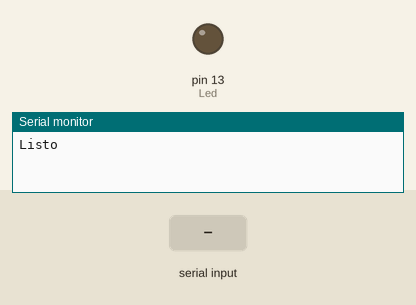
Simulated run of this sketch. Board: Arduino Uno, built with avr-gcc and run on an emulated ATmega328P. Parts: output pins drawn as LEDs (lit = HIGH), the last lines printed to the serial monitor. The test bench sets the inputs (shaded band).

Above: at 1.2 s.
1.3 s: "1" received over the second serial link
At 2.2 s:
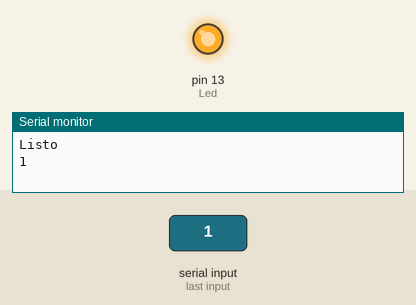
2.8 s: "2" received over the second serial link
At 3.3 s:
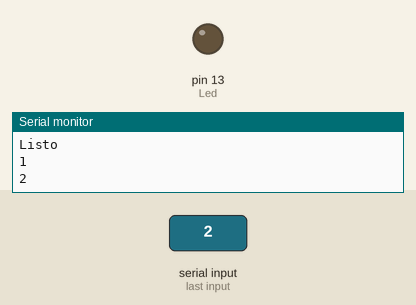
Timing chart, 0 to 5.8 s (numbered marks = the images above; inputs shaded):
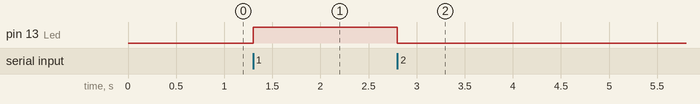

Measured:
- after the input at 1.3 s, pin 13 (Led): LOW → HIGH at once
- after the input at 2.8 s, pin 13 (Led): HIGH → LOW at once

The sketch:

Bluethoot_Configurar.ino
```cpp
#include <SoftwareSerial.h>

#define Led 13

SoftwareSerial BT(10,11);

char dato;

void setup() {
  Serial.begin(9600);
  Serial.println("Listo");
  BT.begin(9600);
  pinMode(Led, OUTPUT);
}

void loop() {
  if(BT.available()){
    dato = BT.read();
    Serial.println(dato);

    if(dato == '1')
      digitalWrite(Led, HIGH);

      if(dato == '2')
      digitalWrite(Led, LOW);
  }

  if(Serial.available())
    BT.write(Serial.read());

}
```
